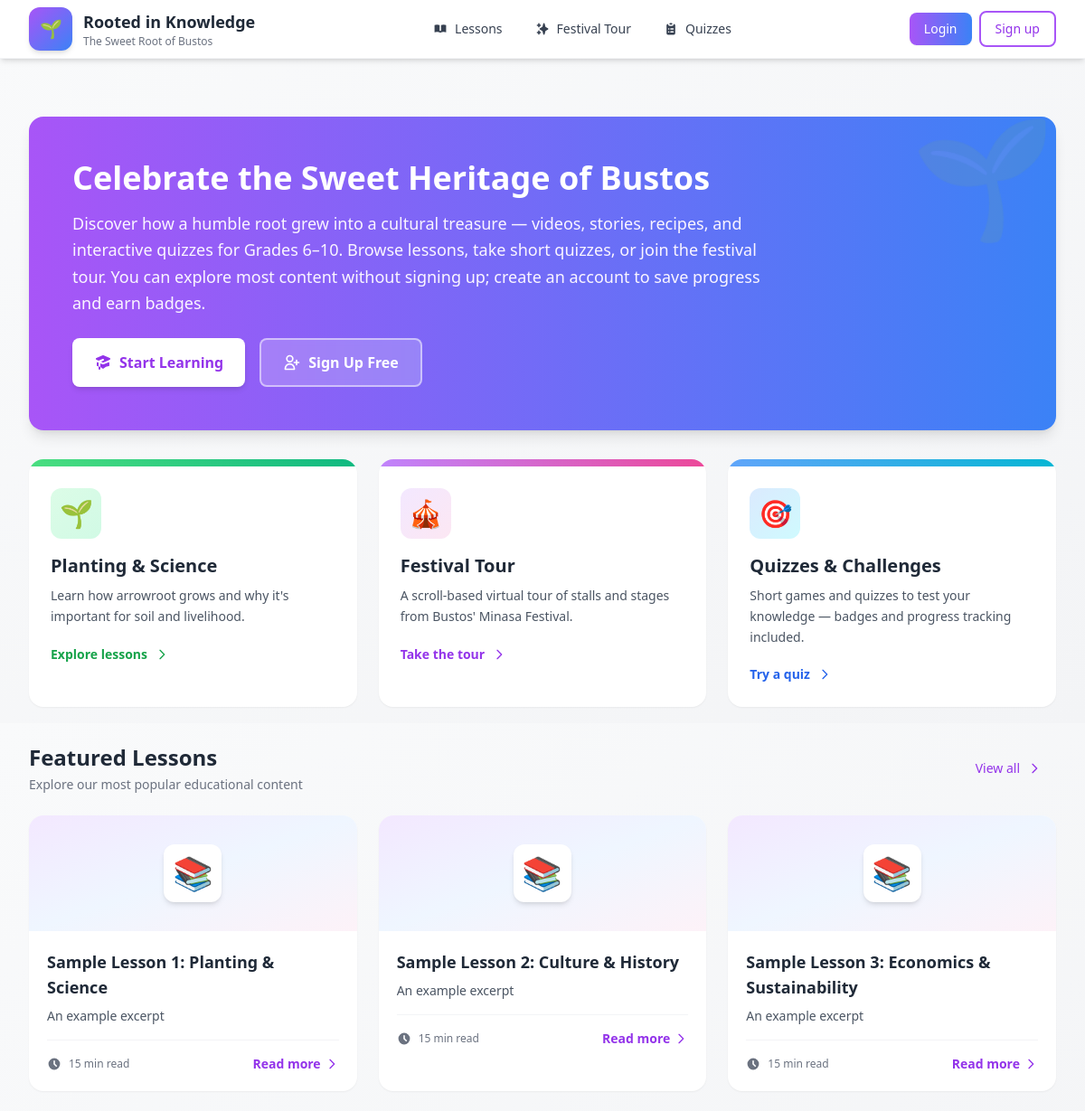
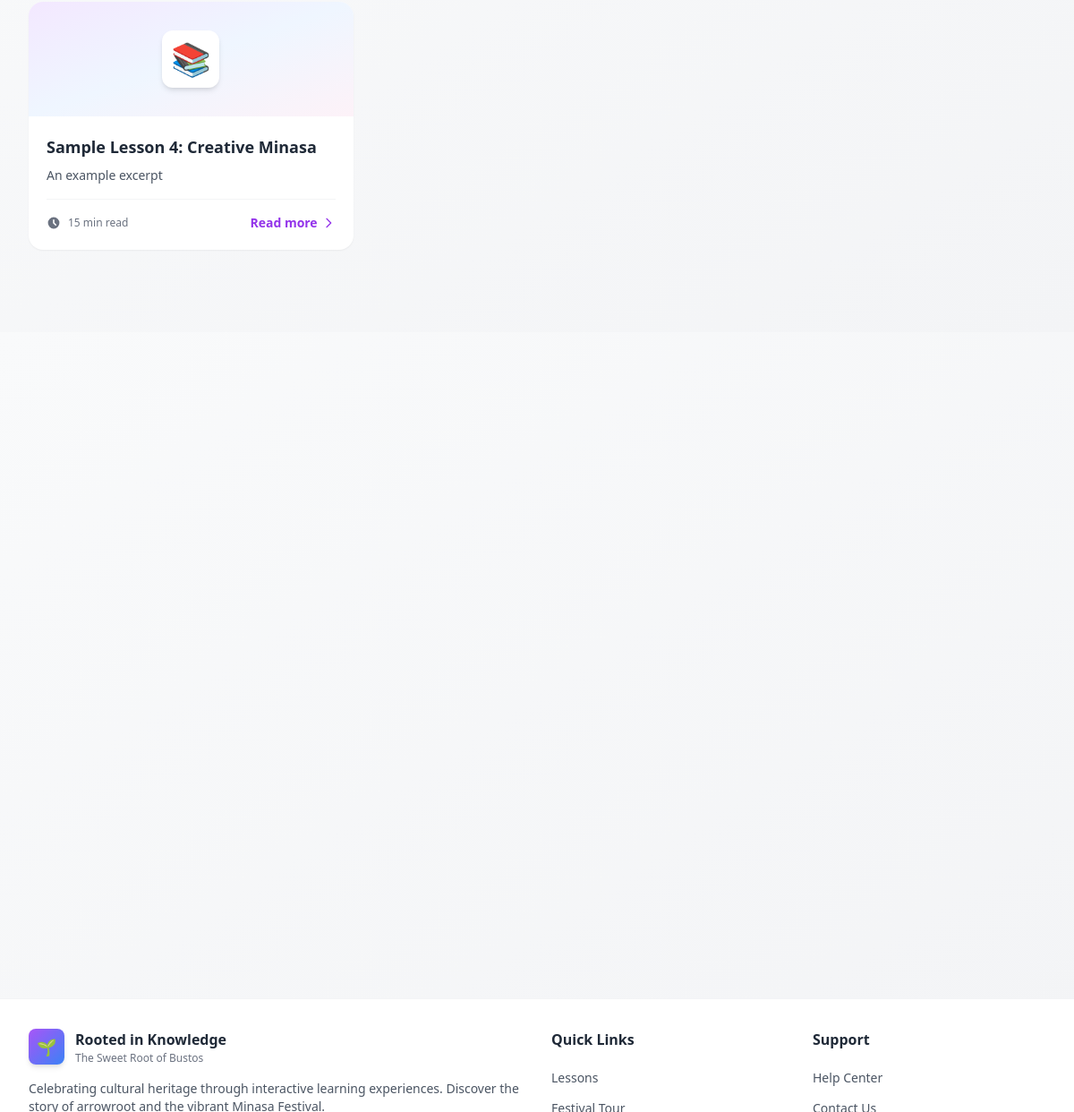
The page / on the database its author committed (2 pictures, top to bottom).
### core/models.py (models this page shows, shortened)
class Article(models.Model):
    CATEGORY_CHOICES = [
        ('planting', 'Planting & Science'),
        ('culture', 'Culture & History'),
        ('economics', 'Economics & Sustainability'),
        ('creative', 'Creative Minasa'),
    ]
    title = models.CharField(max_length=200)
    slug = models.SlugField(unique=True)
    category = models.CharField(max_length=50, choices=CATEGORY_CHOICES)
    excerpt = models.TextField(blank=True)
    content = models.TextField()
    video = models.FileField(upload_to='videos/', blank=True, null=True)
    pdf = models.FileField(upload_to='pdfs/', blank=True, null=True)
    created_at = models.DateTimeField(auto_now_add=True)

### core/views.py (the view)
# urls.py: path('', views.home, name='home'),
def home(request):
    featured = Article.objects.all()[:4]
    return render(request, 'core/home.html', {'featured': featured})

### core/templates/core/home.html (shortened to what this page needs)
{% extends 'core/base.html' %}
{% block content %}
{% if not user.is_authenticated %}
<section class="mb-8 bg-gradient-to-r from-purple-500 to-blue-500 rounded-2xl shadow-lg p-8 lg:p-12 text-white relative overflow-hidden">
  <div class="absolute right-0 top-0 opacity-10 text-9xl">🌱</div>
  <div class="relative z-10 max-w-3xl">
    <h2 class="text-3xl lg:text-4xl font-extrabold mb-4">Celebrate the Sweet Heritage of Bustos</h2>
    <p class="text-lg mb-6 text-purple-50 leading-relaxed">Discover how a humble root grew into a cultural treasure — videos, stories, recipes, and interactive quizzes for Grades 6–10. Browse lessons, take short quizzes, or join the festival tour. You can explore most content without signing up; create an account to save progress and earn badges.</p>
    <div class="flex flex-wrap gap-4">
      <a href="/lessons/" class="inline-flex items-center gap-2 px-6 py-3 bg-white text-purple-600 font-semibold rounded-lg hover:bg-gray-100 transition-all duration-200 shadow-md">
        Start Learning
      </a>
      <a href="/accounts/signup/" class="inline-flex items-center gap-2 px-6 py-3 bg-white bg-opacity-20 backdrop-blur-sm text-white font-semibold rounded-lg hover:bg-opacity-30 border-2 border-white border-opacity-50 transition-all duration-200">
        <svg class="w-5 h-5" fill="none" stroke="currentColor" viewBox="0 0 24 24">
          <path stroke-linecap="round" stroke-linejoin="round" stroke-width="2" d="M18 9v3m0 0v3m0-3h3m-3 0h-3m-2-5a4 4 0 11-8 0 4 4 0 018 0zM3 20a6 6 0 0112 0v1H3v-1z"></path>
        </svg>
        Sign Up Free
      </a>
    </div>
  </div>
</section>
{% endif %}
<section class="mb-10">
  <div class="grid grid-cols-1 md:grid-cols-3 gap-6">
    <div class="bg-white rounded-2xl shadow-sm hover:shadow-lg transition-shadow duration-300 overflow-hidden group" data-aos="fade-up">
      <div class="h-2 bg-gradient-to-r from-green-400 to-emerald-500"></div>
      <div class="p-6">
        <div class="w-14 h-14 bg-gradient-to-br from-green-100 to-emerald-100 rounded-xl flex items-center justify-center mb-4 group-hover:scale-110 transition-transform duration-300">
          <span class="text-3xl">🌱</span>
        </div>
        <h3 class="text-xl font-bold text-gray-800 mb-2">Planting & Science</h3>
        <p class="text-sm text-gray-600 mb-4 leading-relaxed">Learn how arrowroot grows and why it's important for soil and livelihood.</p>
        <a href="/lessons/" class="inline-flex items-center gap-2 text-sm font-semibold text-green-600 hover:text-green-700 group-hover:gap-3 transition-all">
          Explore lessons
          <svg class="w-4 h-4" fill="none" stroke="currentColor" viewBox="0 0 24 24">
            <path stroke-linecap="round" stroke-linejoin="round" stroke-width="2" d="M9 5l7 7-7 7"></path>
          </svg>
        </a>
      </div>
    </div>
    <div class="bg-white rounded-2xl shadow-sm hover:shadow-lg transition-shadow duration-300 overflow-hidden group" data-aos="fade-up" data-aos-delay="100">
      <div class="h-2 bg-gradient-to-r from-purple-400 to-pink-500"></div>
      <div class="p-6">
        <div class="w-14 h-14 bg-gradient-to-br from-purple-100 to-pink-100 rounded-xl flex items-center justify-center mb-4 group-hover:scale-110 transition-transform duration-300">
          <span class="text-3xl">🎪</span>
        </div>
        <h3 class="text-xl font-bold text-gray-800 mb-2">Festival Tour</h3>
        <p class="text-sm text-gray-600 mb-4 leading-relaxed">A scroll-based virtual tour of stalls and stages from Bustos' Minasa Festival.</p>
        <a href="/festival-tour/" class="inline-flex items-center gap-2 text-sm font-semibold text-purple-600 hover:text-purple-700 group-hover:gap-3 transition-all">
          Take the tour
          <svg class="w-4 h-4" fill="none" stroke="currentColor" viewBox="0 0 24 24">
            <path stroke-linecap="round" stroke-linejoin="round" stroke-width="2" d="M9 5l7 7-7 7"></path>
          </svg>
        </a>
      </div>
    </div>
    <div class="bg-white rounded-2xl shadow-sm hover:shadow-lg transition-shadow duration-300 overflow-hidden group" data-aos="fade-up" data-aos-delay="200">
      <div class="h-2 bg-gradient-to-r from-blue-400 to-cyan-500"></div>
      <div class="p-6">
        <div class="w-14 h-14 bg-gradient-to-br from-blue-100 to-cyan-100 rounded-xl flex items-center justify-center mb-4 group-hover:scale-110 transition-transform duration-300">
          <span class="text-3xl">🎯</span>
        </div>
        <h3 class="text-xl font-bold text-gray-800 mb-2">Quizzes & Challenges</h3>
        <p class="text-sm text-gray-600 mb-4 leading-relaxed">Short games and quizzes to test your knowledge — badges and progress tracking included.</p>
        <a href="/quizzes/" class="inline-flex items-center gap-2 text-sm font-semibold text-blue-600 hover:text-blue-700 group-hover:gap-3 transition-all">
          Try a quiz
          <svg class="w-4 h-4" fill="none" stroke="currentColor" viewBox="0 0 24 24">
            <path stroke-linecap="round" stroke-linejoin="round" stroke-width="2" d="M9 5l7 7-7 7"></path>
          </svg>
        </a>
      </div>
    </div>
  </div>
</section>
<section>
  <div class="flex items-center justify-between mb-6">
    <div>
      <h3 class="text-2xl font-bold text-gray-800">Featured Lessons</h3>
      <p class="text-sm text-gray-500 mt-1">Explore our most popular educational content</p>
    </div>
    <a href="/lessons/" class="hidden md:inline-flex items-center gap-2 px-4 py-2 text-sm font-medium text-purple-600 hover:text-purple-700 hover:bg-purple-50 rounded-lg transition-all">
      View all
      <svg class="w-4 h-4" fill="none" stroke="currentColor" viewBox="0 0 24 24">
        <path stroke-linecap="round" stroke-linejoin="round" stroke-width="2" d="M9 5l7 7-7 7"></path>
      </svg>
    </a>
  </div>
  <div class="grid grid-cols-1 md:grid-cols-2 lg:grid-cols-3 gap-6">
    {% for a in featured %}
      <article class="bg-white rounded-2xl shadow-sm hover:shadow-lg transition-all duration-300 overflow-hidden group" data-aos="zoom-in" data-aos-delay="{{ forloop.counter0|add:'0'|stringformat:'d'|slice:':1' }}00">
        <div class="h-32 bg-gradient-to-br from-purple-100 via-blue-50 to-pink-50 flex items-center justify-center group-hover:scale-105 transition-transform duration-300">
          <div class="w-16 h-16 bg-white rounded-xl shadow-md flex items-center justify-center">
            <span class="text-4xl">📚</span>
          </div>
        </div>
        <div class="p-5">
          <h4 class="text-lg font-bold text-gray-800 mb-2 line-clamp-2 group-hover:text-purple-600 transition-colors">{{ a.title }}</h4>
          <p class="text-sm text-gray-600 mb-4 line-clamp-3">{{ a.excerpt }}</p>
          <div class="flex items-center justify-between pt-4 border-t border-gray-100">
            <div class="flex items-center gap-2 text-xs text-gray-500">
              <svg class="w-4 h-4" fill="currentColor" viewBox="0 0 20 20">
                <path fill-rule="evenodd" d="M10 18a8 8 0 100-16 8 8 0 000 16zm1-12a1 1 0 10-2 0v4a1 1 0 00.293.707l2.828 2.829a1 1 0 101.415-1.415L11 9.586V6z" clip-rule="evenodd"></path>
              </svg>
              <span>15 min read</span>
            </div>
            <a href="/lessons/{{ a.slug }}/" class="inline-flex items-center gap-1 text-sm font-semibold text-purple-600 hover:text-purple-700 group-hover:gap-2 transition-all">
              Read more
              <svg class="w-4 h-4" fill="none" stroke="currentColor" viewBox="0 0 24 24">
                <path stroke-linecap="round" stroke-linejoin="round" stroke-width="2" d="M9 5l7 7-7 7"></path>
              </svg>
            </a>
          </div>
        </div>
      </article>
    {% endfor %}
  </div>
</section>
{% endblock %}

### core/templates/core/base.html (style rules this page uses)
:root { --cream: #FFF9F0; --leaf: #7CB67E; --brown: #8B5E3C; --gold: #D8B372; --purple: #8B7FD8; --blue: #5BA3E0; }
* { transition: background-color 0.2s ease, color 0.2s ease, border-color 0.2s ease; }

### rows shown on the page
Article: title "Sample Lesson 1: Planting & Science", excerpt "An example excerpt"
Article: title "Sample Lesson 2: Culture & History", excerpt "An example excerpt"
Article: title "Sample Lesson 3: Economics & Sustainability", excerpt "An example excerpt"
Article: title "Sample Lesson 4: Creative Minasa", excerpt "An example excerpt"
